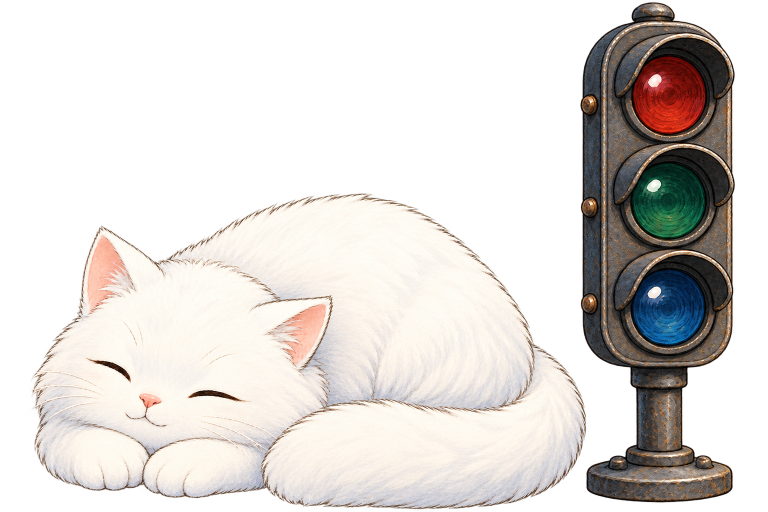
#> input picture white-cat-signal-pet/source/base-tall.png, 1536 x 1024 px (shown at 1/2 size)
$ python assemble_assets.py
#> lines starting #> are read from the running program, lines starting #| are printed output that depends on the picture; after the words box and inside, x2 and y2 are one past the last pixel; in counts of white or black regions, pixels touching at a corner belong together
"""Package imagegen artwork by extraction, fitting and alpha compositing only.

No cat, signal, lens or lighting pixels are drawn procedurally.
Requires Pillow and numpy. Paths are relative to this script.
"""
from pathlib import Path
import hashlib
import json

import numpy as np
from PIL import Image, ImageDraw, ImageFont

ROOT = Path(__file__).resolve().parent
CANVAS = (1600, 1120)
OFFSET = (32, 48)
LENSES = {
    "red": (1266, 114, 1413, 267),
    "green": (1268, 329, 1410, 477),
    "blue": (1267, 540, 1409, 691),
}


def cleared(image):
    pixels = np.array(image.convert("RGBA"))
    pixels[pixels[:, :, 3] == 0] = 0
    return Image.fromarray(pixels)


def save(image, path):
    path = ROOT / path
    path.parent.mkdir(parents=True, exist_ok=True)
    cleared(image).save(path, optimize=True)


def padded(image):
    result = Image.new("RGBA", CANVAS)
    result.alpha_composite(image, OFFSET)
    return result


def runs(values):
    edges = np.diff(np.r_[False, values, False].astype(int))
    return list(zip(np.where(edges == 1)[0], np.where(edges == -1)[0]))


base = cleared(Image.open(ROOT / "source/base-tall.png"))
#> in cleared, pixels is the input picture: shape (1024, 1536, 4); mean R, G, B, A 121, 114.1, 108.5, 124.8
assert base.size == (1536, 1024), "Recheck registration after a source revision"
pixels = np.array(base)
cat = pixels.copy()
signal = pixels.copy()
for y in range(base.height):
    gaps = runs(pixels[y, 1080:1260, 3] == 0)
    start, end = max(gaps, key=lambda pair: pair[1] - pair[0])
    assert end - start >= 5, f"No clean cat/signal separation at row {y}"
    seam = 1080 + (start + end) // 2
    cat[y, seam:] = 0
    signal[y, :seam] = 0
#> this loop made 1024 passes
#> (gaps, end, seam) on passes 1 to 3: ([(0, 180)], 180, 1170), ([(0, 180)], 180, 1170), ([(0, 180)], 180, 1170)
#> cat: shape (1024, 1536, 4); mean R, G, B, A 83.8, 80.9, 78.2, 85.7
cat = padded(Image.fromarray(cat))
#> in padded, `result = Image.new("RGBA", CANVAS)`: result: PIL image 1600x1120 RGBA; every value is 0
signal = padded(Image.fromarray(signal))
assert np.array_equal(
    np.array(Image.alpha_composite(cat, signal)),
    np.array(padded(base)),
), "Layer split must preserve every visible source pixel"

crop_metadata = {}


def extract_lenses(filename):
#> called with filename = 'lamp-lenses-off.png'
    strip = cleared(Image.open(ROOT / "source" / filename))
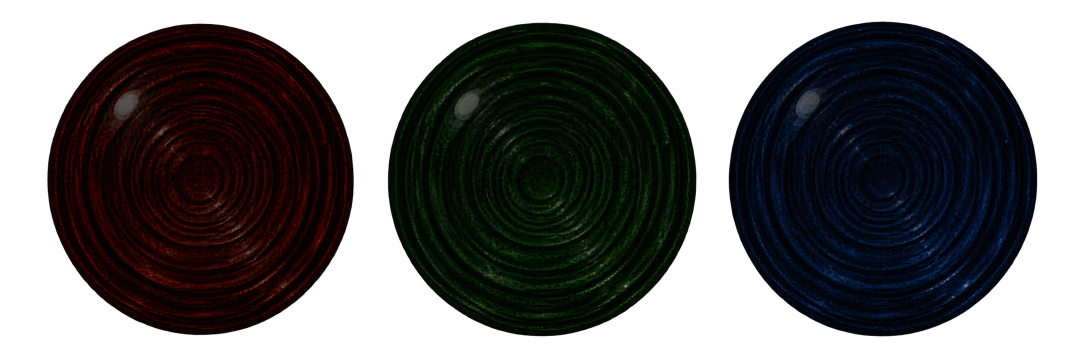
#> input picture white-cat-signal-pet/source/lamp-lenses-off.png, 2172 x 724 px (shown at 1/2 size)
#> in cleared, pixels is the input picture: shape (724, 2172, 4); mean R, G, B, A 5.9, 5.2, 5.4, 145.9
#> in cleared (call 2), `pixels[pixels[:, :, 3] == 0] = 0`: pixels: shape (724, 2172, 4); under 0.01% of pixels changed, all inside (x1, y1, x2, y2) = (561, 47, 1714, 670)
    alpha = np.array(strip)[:, :, 3]
    occupied = (alpha > 2).any(axis=0)
    groups = [(a, b) for a, b in runs(occupied) if b - a > 100]
#> groups = [(92, 710), (773, 1398), (1455, 2077)]
    assert len(groups) == 3, f"Expected three separated lenses in {filename}"
    result = {}
    boxes = {}
    for color, (left, right) in zip(LENSES, groups):
        selected = strip.crop((left, 0, right, strip.height))
        bbox = selected.getchannel("A").point(lambda value: 255 if value > 2 else 0).getbbox()
        box = (left + bbox[0], bbox[1], left + bbox[2], bbox[3])
        lens = strip.crop(box)
        x0, y0, x1, y1 = LENSES[color]
        lens = lens.resize((x1 - x0, y1 - y0), Image.Resampling.LANCZOS)
        full = Image.new("RGBA", CANVAS)
        full.alpha_composite(lens, (x0 + OFFSET[0], y0 + OFFSET[1]))
        result[color] = full
        boxes[color] = [int(value) for value in box]
#> this loop made 3 passes
#> (color, left, right, bbox, box, x0, y0, x1) on passes 1 to 3: ('red', 92, 710, (0, 45, 618, 673), (92, 45, 710, 673), 1266, 114, 1413), ('green', 773, 1398, (0, 43, 625, 675), (773, 43, 1398, 675), 1268, 329, 1410), ('blue', 1455, 2077, (0, 41, 622, 675), (1455, 41, 2077, 675), 1267, 540, 1409)
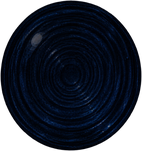
#> lens: PIL image 142x151 RGBA; mean R, G, B, A 1.4, 6.8, 17.9, 195.4; transparent parts drawn white
#> after the loop, boxes = {'red': [92, 45, 710, 673], 'green': [773, 43, 1398, 675], 'blue': [1455, 41, 2077, 675]}; result = 3 items
    crop_metadata[filename] = boxes
    return result


off = extract_lenses("lamp-lenses-off.png")
#> off = 3 items
on = extract_lenses("lamp-lenses.png")
#> call 2 of extract_lenses, with filename = 'lamp-lenses.png'
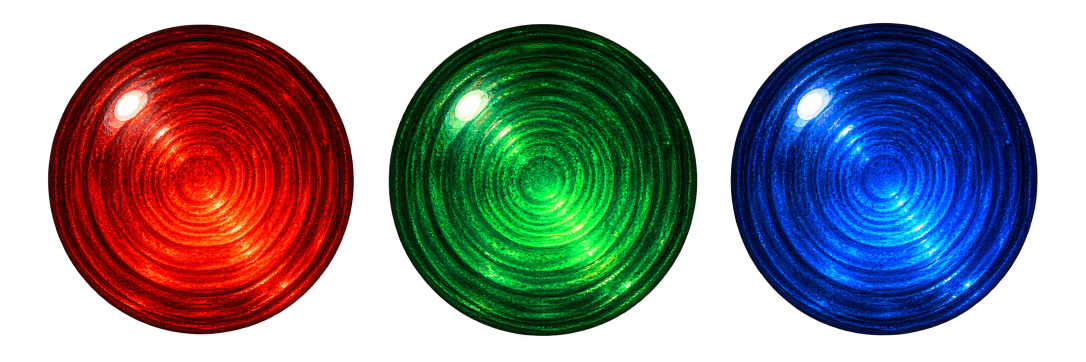
#> input picture white-cat-signal-pet/source/lamp-lenses.png, 2172 x 724 px (shown at 1/2 size)
#> in cleared, pixels is the input picture: shape (724, 2172, 4); mean R, G, B, A 32.7, 32.7, 36.7, 144.2
#> in cleared (call 3), `pixels[pixels[:, :, 3] == 0] = 0`: pixels: shape (724, 2172, 4); 0.01% of pixels changed, all inside (x1, y1, x2, y2) = (95, 45, 2076, 674)
#> in extract_lenses (call 2), `groups = [(a, b) for a, b in runs(occupied) if b - a > 100]`: groups = [(93, 710), (775, 1397), (1459, 2078)]
#> the loop in extract_lenses (call 2), `for color, (left, right) in zip(LENSES, groups):` made 3 passes
#> (color, left, right, bbox, box, x0, y0, x1) on passes 1 to 3: ('red', 93, 710, (0, 47, 617, 672), (93, 47, 710, 672), 1266, 114, 1413), ('green', 775, 1397, (0, 45, 622, 674), (775, 45, 1397, 674), 1268, 329, 1410), ('blue', 1459, 2078, (0, 43, 619, 673), (1459, 43, 2078, 673), 1267, 540, 1409)
#> pass 1, in extract_lenses (call 2), `selected = strip.crop((left, 0, right, strip.height))`:
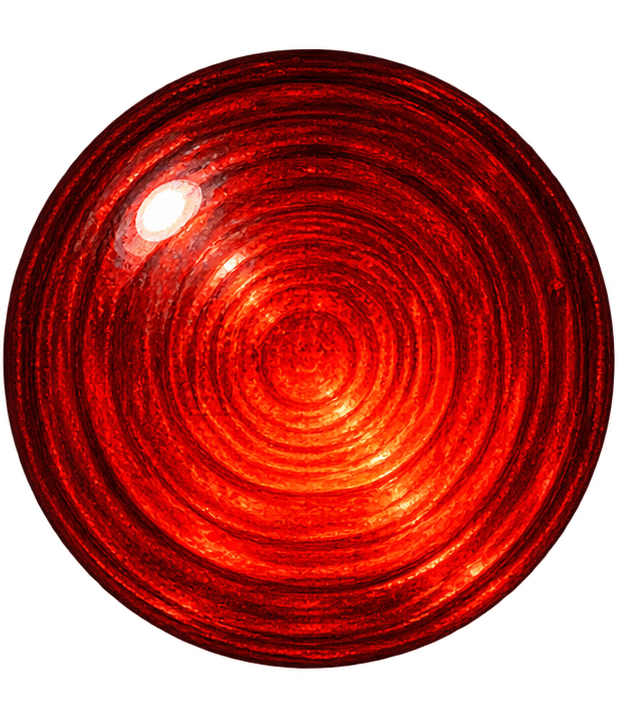
#> selected: PIL image 617x724 RGBA; mean R, G, B, A 105.9, 10.1, 4.7, 167.7; transparent parts drawn white
#> after the loop in extract_lenses (call 2), `for color, (left, right) in zip(LENSES, groups):`:
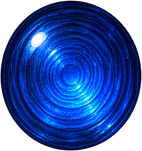
#> lens: PIL image 142x151 RGBA; mean R, G, B, A 3.5, 39.2, 116.5, 194.4; transparent parts drawn white
#> after the loop in extract_lenses (call 2), `for color, (left, right) in zip(LENSES, groups):`: boxes = {'red': [93, 47, 710, 672], 'green': [775, 45, 1397, 674], 'blue': [1459, 43, 2078, 673]}
#> on = 3 items
for overlay in off.values():
    signal = Image.alpha_composite(signal, overlay)
#> this loop made 3 passes
master = Image.alpha_composite(signal, cat)
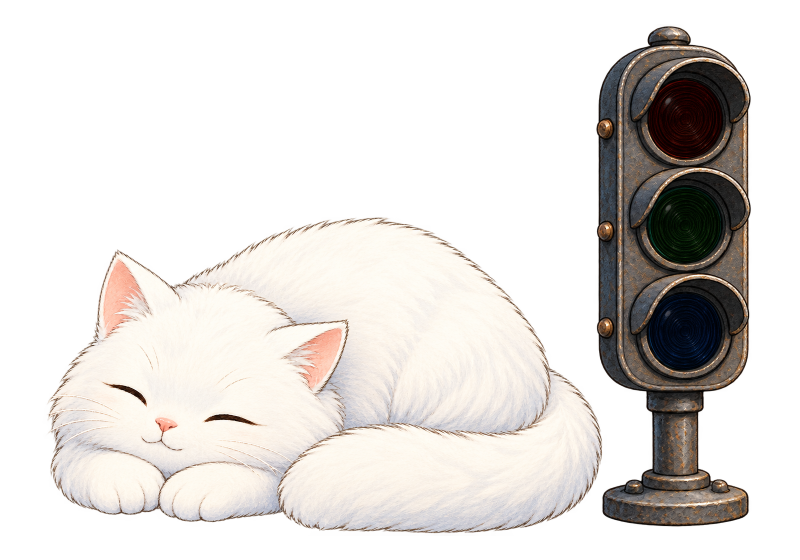
#> master: PIL image 1600x1120 RGBA (shown at 1/2 size); mean R, G, B, A 83.3, 79.6, 76.4, 109.6; transparent parts drawn white
save(cat, "layers/cat.png")
save(signal, "layers/signal-off.png")
save(master, "master.png")
save(master, "states/offline.png")
state_names = {"blue": "idle-blue", "green": "working-green", "red": "attention-red"}
for color, overlay in on.items():
    save(overlay, f"layers/light-{color}.png")
    save(Image.alpha_composite(master, overlay), f"states/{state_names[color]}.png")
#> this loop made 3 passes
#> color on passes 1 to 3: 'red', 'green', 'blue'

manifest = {
    "name": "White Cat Signal",
    "format": "codeisland-layered-png-v1",
    "canvas": {"width": CANVAS[0], "height": CANVAS[1], "mode": "RGBA", "origin": "top-left"},
    "recommendedDisplay": {"widthPoints": 400, "heightPoints": 280, "fit": "contain"},
    "master": "master.png",
    "layers": {
        "cat": "layers/cat.png",
        "signal": "layers/signal-off.png",
        "lights": {color: f"layers/light-{color}.png" for color in LENSES},
        "drawOrder": ["signal", "cat", "one active light, if connected"],
    },
    "anchors": {
        "catBottomCenter": [640, 1068],
        "signalBottomCenter": [1348, 1052],
    },
    "visibleBounds": {
        "cat": list(cat.getchannel("A").point(lambda value: 255 if value > 16 else 0).getbbox()),
        "signal": list(signal.getchannel("A").point(lambda value: 255 if value > 16 else 0).getbbox()),
    },
    "visibleBoundsAlphaThreshold": 16,
    "lampOrderTopToBottom": ["red", "green", "blue"],
    "lampOverlayRects": {
        color: [x0 + OFFSET[0], y0 + OFFSET[1], x1 - x0, y1 - y0]
        for color, (x0, y0, x1, y1) in LENSES.items()
    },
    "states": {
        "idle": {"image": "states/idle-blue.png", "light": "blue"},
        "processing": {"image": "states/working-green.png", "light": "green"},
        "running": {"image": "states/working-green.png", "light": "green"},
        "waitingApproval": {"image": "states/attention-red.png", "light": "red"},
        "waitingQuestion": {"image": "states/attention-red.png", "light": "red"},
    },
    "noSessionOrDisconnected": {"image": "states/offline.png", "light": None},
    "animation": {
        "bakedCatFrames": False,
        "previewGif": "preview/states.gif",
        "previewMeaning": "Static-art status switching only; not a cat animation.",
    },
    "generation": {"engine": "OpenAI built-in image_gen", "applicationIntegrated": False},
    "sourceRegistration": {"offset": list(OFFSET), "lensCrops": crop_metadata},
}

font_path = "/System/Library/Fonts/Supplemental/Arial.ttf"
font = ImageFont.truetype(font_path, 22)
small_font = ImageFont.truetype(font_path, 17)
labels = [
    ("idle-blue", "IDLE / BLUE"),
    ("working-green", "WORKING / GREEN"),
    ("attention-red", "NEEDS YOU / RED"),
    ("offline", "DISCONNECTED / OFF"),
]
preview = Image.new("RGB", (1600, 640), "#e9e7e1")
draw = ImageDraw.Draw(preview)
draw.text((26, 15), "WHITE CAT + TALL RAILWAY SIGNAL", font=font, fill="#23252c")
for index, (state, label) in enumerate(labels):
    artwork = Image.open(ROOT / f"states/{state}.png").convert("RGBA").resize((400, 280), Image.Resampling.LANCZOS)
    for row, background in enumerate(["#e9e7e1", "#30343c"]):
        tile = Image.new("RGBA", (400, 280), background)
        tile.alpha_composite(artwork)
        preview.paste(tile.convert("RGB"), (index * 400, 72 + row * 280))
    draw.text((index * 400 + 20, 46), label, font=small_font, fill="#333740")
preview.save(ROOT / "preview/states.png", optimize=True)

gif_frames = []
for state, label in labels:
    frame = Image.new("RGBA", (600, 460), "#30343c")
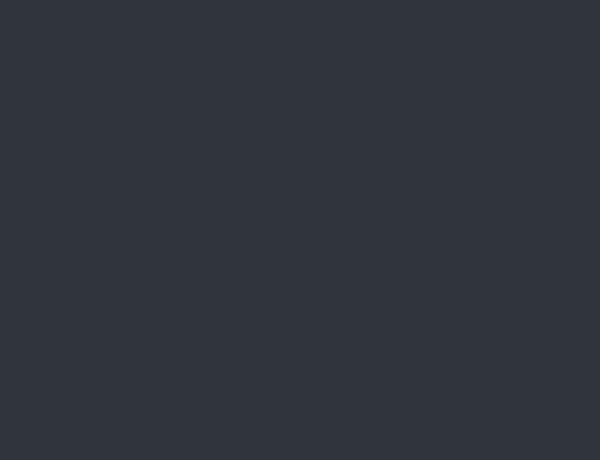
#> frame: PIL image 600x460 RGBA; mean R, G, B, A 48, 52, 60, 255
    art = Image.open(ROOT / f"states/{state}.png").convert("RGBA").resize((600, 420), Image.Resampling.LANCZOS)
    frame.alpha_composite(art, (0, 36))
    ImageDraw.Draw(frame).text((24, 12), label, font=font, fill="#f5f6f8")
    gif_frames.append(frame.convert("RGB"))
gif_frames[0].save(
    ROOT / "preview/states.gif", save_all=True, append_images=gif_frames[1:],
    duration=1600, loop=0, disposal=2,
)

assets = ["master.png", "states/offline.png", *[f"states/{name}.png" for name in state_names.values()],
          "layers/cat.png", "layers/signal-off.png", *[f"layers/light-{color}.png" for color in LENSES]]
#> assets = ['master.png', 'states/offline.png', 'states/idle-blue.png', 'states/working-green.png', 'states/attention-red.png', 'layers/cat.png', 'layers/signal-off.png', 'layers/light-red.png', 'layers/light-green.png', 'layers/light-blue.png']
checks = []
base_array = np.array(master)
for name in assets:
    image = Image.open(ROOT / name)
    arr = np.array(image)
    assert image.mode == "RGBA" and image.size == CANVAS
    assert not arr[:24, :, 3].any() and not arr[-24:, :, 3].any()
    assert not arr[:, :24, 3].any() and not arr[:, -24:, 3].any()
    assert not arr[arr[:, :, 3] == 0, :3].any()
    checks.append({
        "file": name, "sha256": hashlib.sha256((ROOT / name).read_bytes()).hexdigest(),
#> (the run stopped early here; a loop or call above may not have finished)
